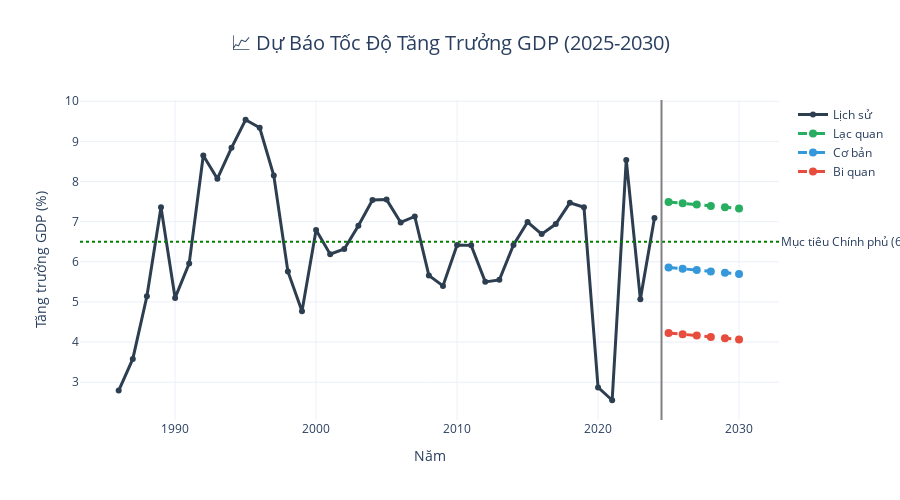

Write notebook code for a chart like this one.
### Markdown cell above
## 📈 Phần 2: Dự Báo Tốc Độ Tăng Trưởng GDP

### Code cell
# Prepare growth rate data
growth_data = df_model[['Year', 'GDPGrowthRate']].dropna()

# Recent trend (2010-2024) - more relevant for forecasting
recent_growth = growth_data[growth_data['Year'] >= 2010]

X_growth = recent_growth[['Year']].values
y_growth = recent_growth['GDPGrowthRate'].values

# Linear model for growth rate
growth_model = LinearRegression()
growth_model.fit(X_growth, y_growth)

# Predict future growth rates
growth_pred_future = growth_model.predict(future_years)

# Calculate historical statistics
mean_growth = recent_growth['GDPGrowthRate'].mean()
std_growth = recent_growth['GDPGrowthRate'].std()

# Create scenarios
optimistic = growth_pred_future + std_growth
baseline = growth_pred_future
pessimistic = growth_pred_future - std_growth

print("📊 Historical Growth Statistics (2010-2024):\n")
print(f"  Average: {mean_growth:.2f}%")
print(f"  Std Dev: {std_growth:.2f}%")
print(f"  Min: {recent_growth['GDPGrowthRate'].min():.2f}% (COVID-19)")
print(f"  Max: {recent_growth['GDPGrowthRate'].max():.2f}%")

print("\n🔮 Growth Rate Forecasts (2025-2030):\n")
scenario_df = pd.DataFrame({
    'Year': range(2025, 2031),
    'Optimistic': optimistic,
    'Baseline': baseline,
    'Pessimistic': pessimistic
})
print(scenario_df.to_string(index=False, float_format=lambda x: f'{x:.2f}%'))

# Visualization
fig = go.Figure()

# Historical data
fig.add_trace(go.Scatter(
    x=growth_data['Year'],
    y=growth_data['GDPGrowthRate'],
    mode='lines+markers',
    name='Lịch sử',
    line=dict(color='#2c3e50', width=3),
    marker=dict(size=6)
))

# Scenarios
scenarios = [
    ('Optimistic', optimistic, '#27ae60', 'Lạc quan'),
    ('Baseline', baseline, '#3498db', 'Cơ bản'),
    ('Pessimistic', pessimistic, '#e74c3c', 'Bi quan')
]

for name, values, color, label in scenarios:
    fig.add_trace(go.Scatter(
        x=scenario_df['Year'],
        y=values,
        mode='lines+markers',
        name=f'{label}',
        line=dict(color=color, width=3, dash='dash'),
        marker=dict(size=8)
    ))

# Add target line (6.5% - government target)
fig.add_hline(
    y=6.5,
    line_dash="dot",
    line_color="green",
    annotation_text="Mục tiêu Chính phủ (6.5%)",
    annotation_position="right"
)

fig.add_vline(x=2024.5, line_dash="solid", line_color="gray", line_width=2)

fig.update_layout(
    title={
        'text': '📈 Dự Báo Tốc Độ Tăng Trưởng GDP (2025-2030)',
        'x': 0.5,
        'xanchor': 'center',
        'font': {'size': 20}
    },
    xaxis_title='Năm',
    yaxis_title='Tăng trưởng GDP (%)',
    height=500,
    template='plotly_white',
    hovermode='x unified'
)

fig.show()

### Figure 1 — Plotly figure (JSON) as saved in the notebook; plotly's stock layout.template omitted (floating-point values rounded to 4 significant figures)
{"data": [{"line": {"color": "#2c3e50", "width": 3}, "marker": {"size": 6}, "mode": "lines+markers", "name": "Lịch sử", "type": "scatter", "x": [1986, 1987, 1988, 1989, 1990, 1991, 1992, 1993, 1994, 1995, 1996, 1997, 1998, 1999, 2000, 2001, 2002, 2003, 2004, 2005, 2006, 2007, 2008, 2009, 2010, 2011, 2012, 2013, 2014, 2015, 2016, 2017, 2018, 2019, 2020, 2021, 2022, 2023, 2024], "y": [2.79, 3.58, 5.14, 7.36, 5.1, 5.96, 8.65, 8.07, 8.84, 9.54, 9.34, 8.15, 5.76, 4.77, 6.79, 6.19, 6.32, 6.9, 7.54, 7.55, 6.98, 7.13, 5.66, 5.4, 6.42, 6.41, 5.5, 5.55, 6.42, 6.99, 6.69, 6.94, 7.47, 7.36, 2.87, 2.55, 8.54, 5.07, 7.09]}, {"line": {"color": "#27ae60", "dash": "dash", "width": 3}, "marker": {"size": 8}, "mode": "lines+markers", "name": "Lạc quan", "type": "scatter", "x": [2025, 2026, 2027, 2028, 2029, 2030], "y": [7.492, 7.459, 7.425, 7.392, 7.359, 7.326]}, {"line": {"color": "#3498db", "dash": "dash", "width": 3}, "marker": {"size": 8}, "mode": "lines+markers", "name": "Cơ bản", "type": "scatter", "x": [2025, 2026, 2027, 2028, 2029, 2030], "y": [5.86, 5.826, 5.793, 5.76, 5.727, 5.694]}, {"line": {"color": "#e74c3c", "dash": "dash", "width": 3}, "marker": {"size": 8}, "mode": "lines+markers", "name": "Bi quan", "type": "scatter", "x": [2025, 2026, 2027, 2028, 2029, 2030], "y": [4.227, 4.194, 4.161, 4.128, 4.095, 4.062]}], "layout": {"annotations": [{"showarrow": false, "text": "Mục tiêu Chính phủ (6.5%)", "x": 1, "xanchor": "left", "xref": "x domain", "y": 6.5, "yanchor": "middle", "yref": "y"}], "height": 500, "hovermode": "x unified", "shapes": [{"line": {"color": "green", "dash": "dot"}, "type": "line", "x0": 0, "x1": 1, "xref": "x domain", "y0": 6.5, "y1": 6.5, "yref": "y"}, {"line": {"color": "gray", "dash": "solid", "width": 2}, "type": "line", "x0": 2024.0, "x1": 2024.0, "xref": "x", "y0": 0, "y1": 1, "yref": "y domain"}], "title": {"font": {"size": 20}, "text": "📈 Dự Báo Tốc Độ Tăng Trưởng GDP (2025-2030)", "x": 0.5, "xanchor": "center"}, "xaxis": {"title": {"text": "Năm"}}, "yaxis": {"title": {"text": "Tăng trưởng GDP (%)"}}}}
